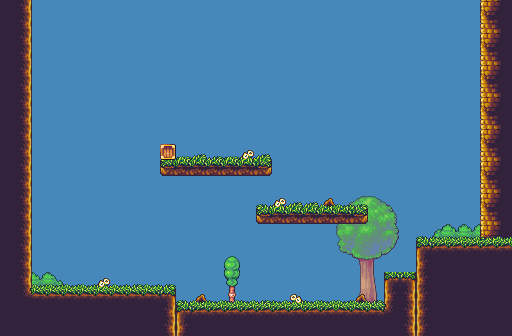

A 2D game scene composited from a Tiled map and its tileset images. What follows is a short description and the map's XML, with each tile layer's data collapsed to a summary:
An orthogonal 32x21 tile map with 16x16 px tiles, 3 tile layers (BackgroundLayer1, GameplayLayer, ForegroundLayer) and 11 objects (2x CollidableShapesFromTmx, InObjectLayer1, RectEntityToCreate, EntityToCreate, CircleEntityToCreate, ...).

<map version="1.0" tiledversion="1.1.4" orientation="orthogonal" renderorder="right-down" width="32" height="21" tilewidth="16" tileheight="16" infinite="0" backgroundcolor="#4688ba" nextobjectid="13">
 <tileset firstgid="1" name="PlatformerTiles" tilewidth="16" tileheight="16" tilecount="512" columns="32">
  <image source="../Tilesets/PlatformerTiles.png" width="512" height="256" />
  <tile id="0">
   <properties>
    <property name="Name" value="Animated1" />
   </properties>
   <animation>
    <frame tileid="0" duration="100" />
    <frame tileid="32" duration="100" />
    <frame tileid="64" duration="100" />
    <frame tileid="96" duration="100" />
    <frame tileid="84" duration="100" />
    <frame tileid="52" duration="100" />
    <frame tileid="20" duration="100" />
    <frame tileid="21" duration="100" />
    <frame tileid="22" duration="100" />
    <frame tileid="23" duration="100" />
    <frame tileid="55" duration="100" />
   </animation>
  </tile>
  <tile id="192" type="CreatedByTiledType">
   <properties>
    <property name="SetByDefaultInt" type="int" value="4" />
   </properties>
  </tile>
  <tile id="256">
   <properties>
    <property name="EntityToCreate" value="CreatedByTiled" />
   </properties>
  </tile>
 </tileset>
 <layer name="BackgroundLayer1" width="32" height="21">
  <data>[672 cells, 38 non-empty, 35 distinct tile ids]</data>
 </layer>
 <layer name="GameplayLayer" width="32" height="21">
  <data>[672 cells, 223 non-empty, 18 distinct tile ids]</data>
 </layer>
 <objectgroup name="EntityObjectLayer">
  <object id="1" name="InObjectLayer1" gid="257" x="272" y="64" width="16" height="16">
   <properties>
    <property name="EntityToCreate" value="CreatedByTiled" />
   </properties>
  </object>
  <object id="2" gid="193" x="75" y="63" width="16" height="16" />
  <object id="3" gid="193" x="112" y="92" width="16" height="16" />
  <object id="4" gid="193" x="70" y="114" width="16" height="16" />
  <object id="5" name="RectEntityToCreate" x="110" y="-1" width="40" height="42">
   <properties>
    <property name="EntityToCreate" value="CollidableShapesFromTmx" />
   </properties>
  </object>
  <object id="7" name="RectType" type="EntityToCreate" x="179" y="2" width="40" height="42" />
  <object id="8" name="CircleEntityToCreate" x="135" y="50" width="37" height="37">
   <properties>
    <property name="EntityToCreate" value="CollidableShapesFromTmx" />
   </properties>
   <ellipse />
  </object>
  <object id="9" name="CircleType" type="CollidableShapesFromTmx" x="190" y="62" width="37" height="37">
   <ellipse />
  </object>
  <object id="10" name="PolyEntityToCreate" x="115" y="117">
   <properties>
    <property name="EntityToCreate" value="CollidableShapesFromTmx" />
   </properties>
   <polygon points="0,0 -24,31 9,39 19,11" />
  </object>
  <object id="11" name="PolyType" type="CollidableShapesFromTmx" x="223" y="114">
   <polygon points="0,0 -24,31 9,39 19,11" />
  </object>
  <object id="12" name="SetsTopOrBottom" gid="193" x="55" y="144" width="16" height="16">
   <properties>
    <property name="TopOrBottom" value="Top" />
   </properties>
  </object>
 </objectgroup>
 <layer name="ForegroundLayer" width="32" height="21">
  <data>[672 cells, 2 non-empty, 2 distinct tile ids]</data>
 </layer>
</map>
